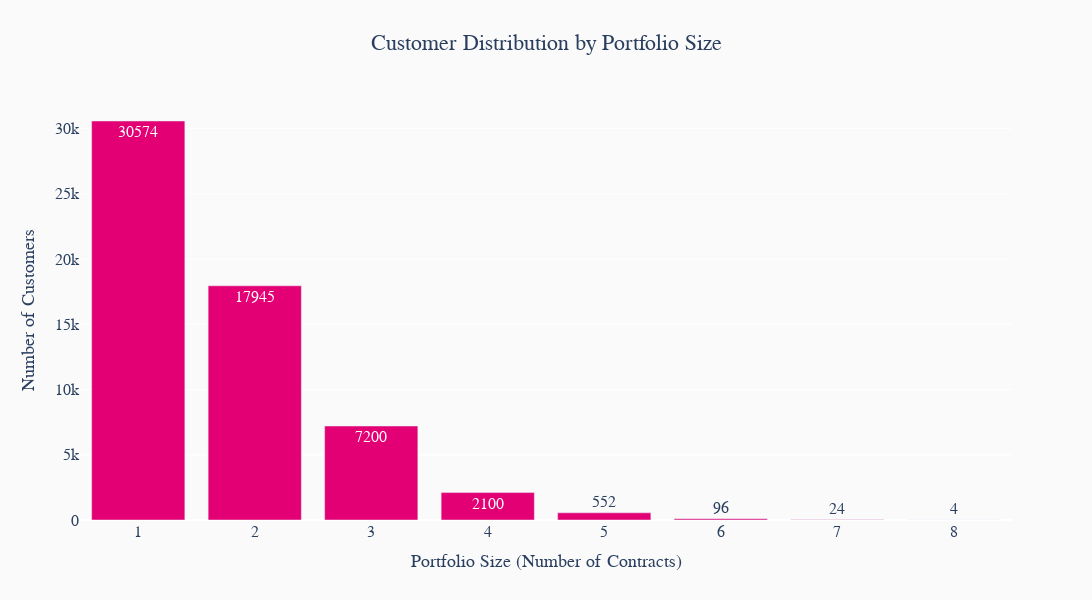
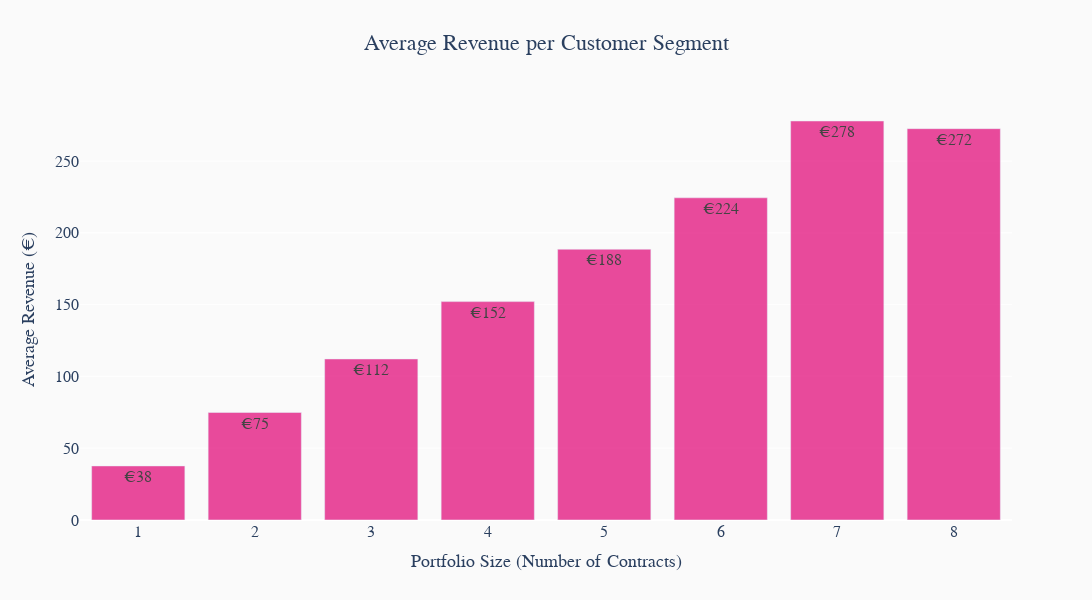
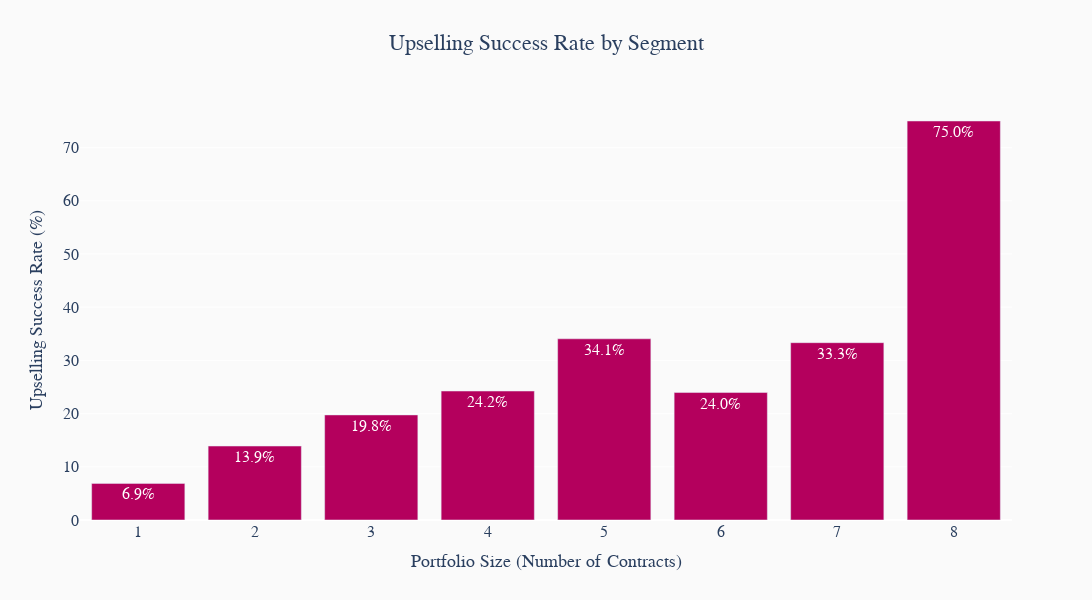
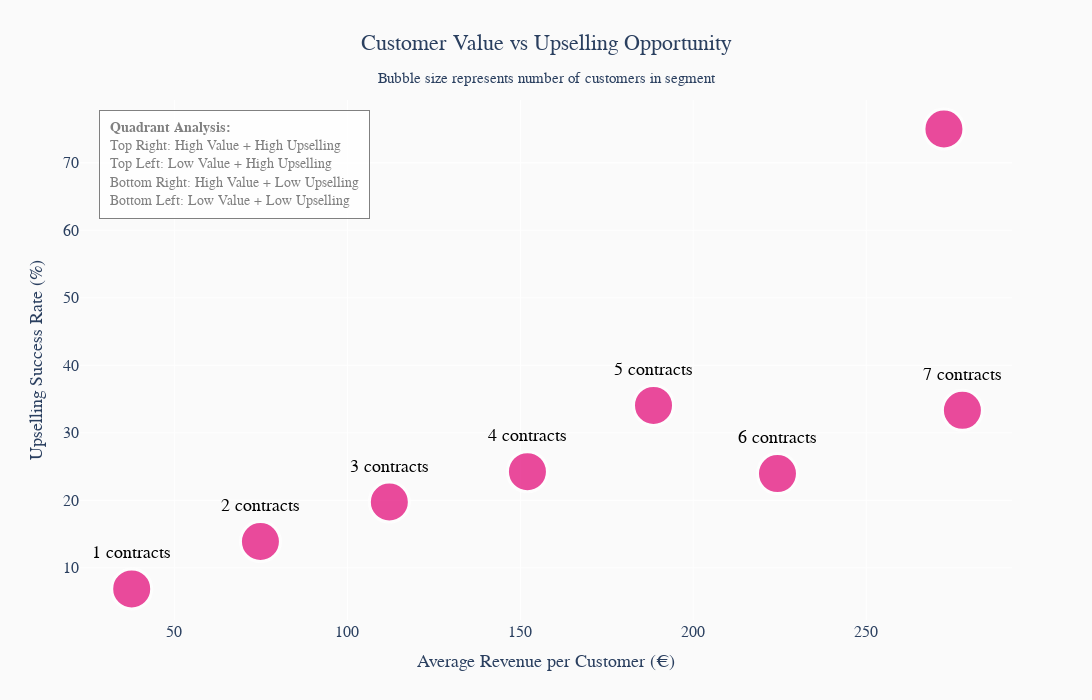

The code cell stored with these charts, in order, in its notebook:
### Code cell
# Calculate customer portfolio analysis
customer_portfolio = (
    core_data
    .group_by('customer_id')
    .agg([
        pl.col('rating_account_id').count().alias('portfolio_size'),
        pl.col('gross_mrc').sum().alias('total_value'),
        pl.col('has_done_upselling').max().alias('any_upselling'),
        pl.col('has_done_upselling').sum().alias('count_upselling'),
        (pl.col('has_done_upselling').sum() / pl.col('rating_account_id').count() * 100).round(2).alias('upselling_rate')
    ])
)

# Create portfolio summary
portfolio_summary = (
    customer_portfolio
    .group_by('portfolio_size')
    .agg([
        pl.col('customer_id').n_unique().alias('total_customers'),
        (pl.col('any_upselling').mean() * 100).round(2).alias('customers_with_upselling_percent'),
        pl.col('total_value').mean().round(2).alias('avg_total_spend'),
        pl.col('upselling_rate').mean().round(2).alias('avg_upselling_rate')
    ])
    .sort('portfolio_size', descending=False)
    .filter(pl.col('portfolio_size') <= 8)  # Focus on main segments
)

# Plot 1: Customer Distribution by Portfolio Size
fig1 = go.Figure()
fig1.add_trace(
    go.Bar(
        x=portfolio_summary['portfolio_size'],
        y=portfolio_summary['total_customers'],
        name='Customers',
        marker_color=MAGENTA_COLOR,
        text=portfolio_summary['total_customers'],
        textposition='auto',
        textfont=dict(size=16)
    )
)

fig1.update_layout(
    title={
        'text': 'Customer Distribution by Portfolio Size',
        'x': 0.5,
        'xanchor': 'center',
        'font': {'size': 22, 'family': FONT_FAMILY}
    },
    xaxis_title="Portfolio Size (Number of Contracts)",
    yaxis_title="Number of Customers",
    plot_bgcolor='rgba(0,0,0,0)',
    paper_bgcolor='rgb(250,250,250)',
    height=600,
    width=1400,
    showlegend=False,
    font=dict(size=16, family=FONT_FAMILY),
    xaxis=dict(title_font=dict(size=18)),
    yaxis=dict(title_font=dict(size=18))
)
fig1.show()

# Save as PDF (high quality for printing)
fig1.write_image(images_dir / "portfolio_size.pdf", 
                width=1400, height=600, scale=2)

# Plot 2: Average Revenue per Customer Segment
fig2 = go.Figure()
fig2.add_trace(
    go.Bar(
        x=portfolio_summary['portfolio_size'],
        y=portfolio_summary['avg_total_spend'],
        name='Avg Revenue (€)',
        marker_color=MAGENTA_LIGHT,
        text=[f'€{x:.0f}' for x in portfolio_summary['avg_total_spend']],
        textposition='auto',
        textfont=dict(size=16)
    )
)

fig2.update_layout(
    title={
        'text': 'Average Revenue per Customer Segment',
        'x': 0.5,
        'xanchor': 'center',
        'font': {'size': 22, 'family': FONT_FAMILY}
    },
    xaxis_title="Portfolio Size (Number of Contracts)",
    yaxis_title="Average Revenue (€)",
    plot_bgcolor='rgba(0,0,0,0)',
    paper_bgcolor='rgb(250,250,250)',
    height=600,
    width=1400,
    showlegend=False,
    font=dict(size=16, family=FONT_FAMILY),
    xaxis=dict(title_font=dict(size=18)),
    yaxis=dict(title_font=dict(size=18))
)
fig2.show()

# Save as PDF (high quality for printing)
fig2.write_image(images_dir / "portfolio_size_revenue_segments.pdf", 
                width=1400, height=600, scale=2)

# Plot 3: Upselling Success Rate by Segment
fig3 = go.Figure()
fig3.add_trace(
    go.Bar(
        x=portfolio_summary['portfolio_size'],
        y=portfolio_summary['customers_with_upselling_percent'],
        name='Upselling Success Rate (%)',
        marker_color=MAGENTA_DARK,
        text=[f'{x:.1f}%' for x in portfolio_summary['customers_with_upselling_percent']],
        textposition='auto',
        textfont=dict(size=16)
    )
)

fig3.update_layout(
    title={
        'text': 'Upselling Success Rate by Segment',
        'x': 0.5,
        'xanchor': 'center',
        'font': {'size': 22, 'family': FONT_FAMILY}
    },
    xaxis_title="Portfolio Size (Number of Contracts)",
    yaxis_title="Upselling Success Rate (%)",
    plot_bgcolor='rgba(0,0,0,0)',
    paper_bgcolor='rgb(250,250,250)',
    height=600,
    width=1400,
    showlegend=False,
    font=dict(size=16, family=FONT_FAMILY),
    xaxis=dict(title_font=dict(size=18)),
    yaxis=dict(title_font=dict(size=18))
)
fig3.show()

# Save as PDF (high quality for printing)
fig3.write_image(images_dir / "portfolio_size_upselling_rate.pdf", 
                width=1400, height=600, scale=2)

# Plot 4: Customer Value vs Upselling Opportunity (Bubble Chart)
fig4 = go.Figure()
fig4.add_trace(
    go.Scatter(
        x=portfolio_summary['avg_total_spend'],
        y=portfolio_summary['customers_with_upselling_percent'],
        mode='markers+text',
        marker=dict(
            size=portfolio_summary['total_customers'].to_numpy() / 30,  # Larger bubbles
            color=MAGENTA_COLOR,
            opacity=0.7,
            sizemode='area',
            sizeref=2. * max(portfolio_summary['total_customers']) / (50. ** 2),
            sizemin=20,
            line=dict(width=3, color='white')
        ),
        text=[f'{x} contracts' for x in portfolio_summary['portfolio_size']],
        textposition='top center',
        textfont=dict(color='black', size=18, family=FONT_FAMILY),
        name='Portfolio Segments',
        hovertemplate='<b>%{text}</b><br>' +
                     'Avg Revenue: €%{x:.0f}<br>' +
                     'Upselling Rate: %{y:.1f}%<br>' +
                     'Customers: %{customdata}<br>' +
                     '<extra></extra>',
        customdata=portfolio_summary['total_customers']
    )
)

fig4.update_layout(
    title={
        'text': 'Customer Value vs Upselling Opportunity<br><sub>Bubble size represents number of customers in segment</sub>',
        'x': 0.5,
        'xanchor': 'center',
        'font': {'size': 22, 'family': FONT_FAMILY}
    },
    xaxis_title="Average Revenue per Customer (€)",
    yaxis_title="Upselling Success Rate (%)",
    plot_bgcolor='rgba(0,0,0,0)',
    paper_bgcolor='rgb(250,250,250)',
    height=700,
    width=1400,
    showlegend=False,
    font=dict(size=16, family=FONT_FAMILY),
    xaxis=dict(title_font=dict(size=18)),
    yaxis=dict(title_font=dict(size=18)),
    annotations=[
        dict(
            x=0.02,
            y=0.98,
            xref='paper',
            yref='paper',
            text='<b>Quadrant Analysis:</b><br>' +
                 'Top Right: High Value + High Upselling<br>' +
                 'Top Left: Low Value + High Upselling<br>' +
                 'Bottom Right: High Value + Low Upselling<br>' +
                 'Bottom Left: Low Value + Low Upselling',
            showarrow=False,
            font=dict(size=14, color=GRAY_COLOR, family=FONT_FAMILY),
            align='left',
            bgcolor='rgba(255,255,255,0.9)',
            bordercolor=GRAY_COLOR,
            borderwidth=1,
            borderpad=10
        )
    ]
)
fig4.show()

# Save as PDF (high quality for printing)
fig4.write_image(images_dir / "portfolio_size_opportunity.pdf", 
                width=1400, height=700, scale=2)

print("\nPortfolio Analysis Summary:")
print("=" * 50)
total_customers = portfolio_summary['total_customers'].sum()
print(f"Total customers analyzed: {total_customers:,}")
print(f"Average portfolio size: {(portfolio_summary['portfolio_size'] * portfolio_summary['total_customers']).sum() / total_customers:.1f} contracts")
print(f"Overall upselling rate: {(portfolio_summary['customers_with_upselling_percent'] * portfolio_summary['total_customers']).sum() / total_customers:.1f}%")
print(f"Average customer value: €{(portfolio_summary['avg_total_spend'] * portfolio_summary['total_customers']).sum() / total_customers:.0f}")

### Figure 1 — Plotly figure (JSON) as saved in the notebook; plotly's stock layout.template omitted (floating-point values rounded to 4 significant figures)
{"data": [{"marker": {"color": "rgb(226,0,116)"}, "name": "Customers", "text": [30570.0, 17940.0, 7200.0, 2100.0, 552.0, 96.0, 24.0, 4.0], "textfont": {"size": 16}, "textposition": "auto", "type": "bar", "x": [1, 2, 3, 4, 5, 6, 7, 8], "y": [30574, 17945, 7200, 2100, 552, 96, 24, 4]}], "layout": {"font": {"family": "Teleneo", "size": 16}, "height": 600, "paper_bgcolor": "rgb(250,250,250)", "plot_bgcolor": "rgba(0,0,0,0)", "showlegend": false, "title": {"font": {"family": "Teleneo", "size": 22}, "text": "Customer Distribution by Portfolio Size", "x": 0.5, "xanchor": "center"}, "width": 1400, "xaxis": {"title": {"font": {"size": 18}, "text": "Portfolio Size (Number of Contracts)"}}, "yaxis": {"title": {"font": {"size": 18}, "text": "Number of Customers"}}}}

### Figure 2 — Plotly figure (JSON) as saved in the notebook; plotly's stock layout.template omitted (floating-point values rounded to 4 significant figures)
{"data": [{"marker": {"color": "rgba(226,0,116,0.7)"}, "name": "Avg Revenue (€)", "text": ["€38", "€75", "€112", "€152", "€188", "€224", "€278", "€272"], "textfont": {"size": 16}, "textposition": "auto", "type": "bar", "x": [1, 2, 3, 4, 5, 6, 7, 8], "y": [37.63, 74.85, 112.1, 152.1, 188.5, 224.3, 277.8, 272.5]}], "layout": {"font": {"family": "Teleneo", "size": 16}, "height": 600, "paper_bgcolor": "rgb(250,250,250)", "plot_bgcolor": "rgba(0,0,0,0)", "showlegend": false, "title": {"font": {"family": "Teleneo", "size": 22}, "text": "Average Revenue per Customer Segment", "x": 0.5, "xanchor": "center"}, "width": 1400, "xaxis": {"title": {"font": {"size": 18}, "text": "Portfolio Size (Number of Contracts)"}}, "yaxis": {"title": {"font": {"size": 18}, "text": "Average Revenue (€)"}}}}

### Figure 3 — Plotly figure (JSON) as saved in the notebook; plotly's stock layout.template omitted (floating-point values rounded to 4 significant figures)
{"data": [{"marker": {"color": "rgb(180,0,93)"}, "name": "Upselling Success Rate (%)", "text": ["6.9%", "13.9%", "19.8%", "24.2%", "34.1%", "24.0%", "33.3%", "75.0%"], "textfont": {"size": 16}, "textposition": "auto", "type": "bar", "x": [1, 2, 3, 4, 5, 6, 7, 8], "y": [6.88, 13.9, 19.75, 24.24, 34.06, 23.96, 33.33, 75.0]}], "layout": {"font": {"family": "Teleneo", "size": 16}, "height": 600, "paper_bgcolor": "rgb(250,250,250)", "plot_bgcolor": "rgba(0,0,0,0)", "showlegend": false, "title": {"font": {"family": "Teleneo", "size": 22}, "text": "Upselling Success Rate by Segment", "x": 0.5, "xanchor": "center"}, "width": 1400, "xaxis": {"title": {"font": {"size": 18}, "text": "Portfolio Size (Number of Contracts)"}}, "yaxis": {"title": {"font": {"size": 18}, "text": "Upselling Success Rate (%)"}}}}

### Figure 4 — Plotly figure (JSON) as saved in the notebook; plotly's stock layout.template omitted (floating-point values rounded to 4 significant figures)
{"data": [{"customdata": [30574, 17945, 7200, 2100, 552, 96, 24, 4], "hovertemplate": "<b>%{text}</b><br>Avg Revenue: €%{x:.0f}<br>Upselling Rate: %{y:.1f}%<br>Customers: %{customdata}<br><extra></extra>", "marker": {"color": "rgb(226,0,116)", "line": {"color": "white", "width": 3}, "opacity": 0.7, "size": [1019.0, 598.2, 240.0, 70.0, 18.4, 3.2, 0.8, 0.1333], "sizemin": 20, "sizemode": "area", "sizeref": 24.46}, "mode": "markers+text", "name": "Portfolio Segments", "text": ["1 contracts", "2 contracts", "3 contracts", "4 contracts", "5 contracts", "6 contracts", "7 contracts", "8 contracts"], "textfont": {"color": "black", "family": "Teleneo", "size": 18}, "textposition": "top center", "type": "scatter", "x": [37.63, 74.85, 112.1, 152.1, 188.5, 224.3, 277.8, 272.5], "y": [6.88, 13.9, 19.75, 24.24, 34.06, 23.96, 33.33, 75.0]}], "layout": {"annotations": [{"align": "left", "bgcolor": "rgba(255,255,255,0.9)", "bordercolor": "rgb(128,128,128)", "borderpad": 10, "borderwidth": 1, "font": {"color": "rgb(128,128,128)", "family": "Teleneo", "size": 14}, "showarrow": false, "text": "<b>Quadrant Analysis:</b><br>Top Right: High Value + High Upselling<br>Top Left: Low Value + High Upselling<br>Bottom Right: High Value + Low Upselling<br>Bottom Left: Low Value + Low Upselling", "x": 0.02, "xref": "paper", "y": 0.98, "yref": "paper"}], "font": {"family": "Teleneo", "size": 16}, "height": 700, "paper_bgcolor": "rgb(250,250,250)", "plot_bgcolor": "rgba(0,0,0,0)", "showlegend": false, "title": {"font": {"family": "Teleneo", "size": 22}, "text": "Customer Value vs Upselling Opportunity<br><sub>Bubble size represents number of customers in segment</sub>", "x": 0.5, "xanchor": "center"}, "width": 1400, "xaxis": {"title": {"font": {"size": 18}, "text": "Average Revenue per Customer (€)"}}, "yaxis": {"title": {"font": {"size": 18}, "text": "Upselling Success Rate (%)"}}}}
